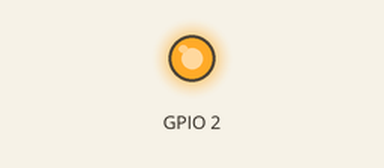
Simulated run of this sketch. Board: ESP8266 (NodeMCU). Parts: output pins drawn as LEDs (lit = HIGH, except the on-board LED, lit = LOW).

Above: at 0.65 s.
At 2.2 s:
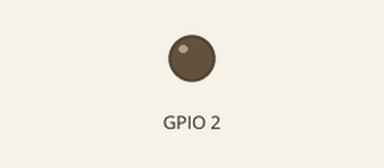
Timing chart, 0 to 5.8 s (numbered marks = the images above):
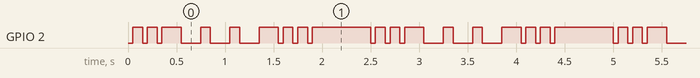

The sketch:

sketch_jun7a.ino
```cpp
// setup to run only once
void setup() {
  initBILed();
}
// loop to run repeatedly
void loop() {
  sosBILed();
  delay(500);
}
/* Built-in led */
void initBILed() {
  pinMode(BUILTIN_LED, OUTPUT);
}
void sosBILed() {
  for (int i = 1; i <= 3; i++) {
    #if defined(ESP8266)
      digitalWrite(BUILTIN_LED, LOW); delay(50); // turn on
      digitalWrite(BUILTIN_LED, HIGH); delay(100); // turn off
    #elif defined(ESP32)
      digitalWrite(BUILTIN_LED, HIGH); delay(50); // turn on
      digitalWrite(BUILTIN_LED, LOW); delay(100); // turn off
    #endif
  }
  delay(100);
  for (int i = 1; i <= 3; i++) {
    #if defined(ESP8266)
      digitalWrite(BUILTIN_LED, LOW); delay(200);
      digitalWrite(BUILTIN_LED, HIGH); delay(100);
    #elif defined(ESP32)
      digitalWrite(BUILTIN_LED, HIGH); delay(200);
      digitalWrite(BUILTIN_LED, LOW); delay(100);
    #endif
  }
  delay(100);
  for (int i = 1; i <= 3; i++) {
    #if defined(ESP8266)
      digitalWrite(BUILTIN_LED, LOW); delay(50);
      digitalWrite(BUILTIN_LED, HIGH); delay(100);
    #elif defined(ESP32)
      digitalWrite(BUILTIN_LED, HIGH); delay(50);
      digitalWrite(BUILTIN_LED, LOW); delay(100);
    #endif
  }
}
```

Measured:
- by itself, GPIO 2: repeats every 2.5 s: LOW 0.05 s, HIGH 0.10 s, LOW 0.05 s, HIGH 0.20 s, 2 × (LOW 0.20 s, HIGH 0.10 s), LOW 0.20 s, HIGH 0.20 s, 2 × (LOW 0.05 s, HIGH 0.10 s), LOW 0.05 s, HIGH 0.60 s, LOW 0.05 s, HIGH 0.10 s
- by itself, everything shown: repeats every 2.5 s, in 10 steps
